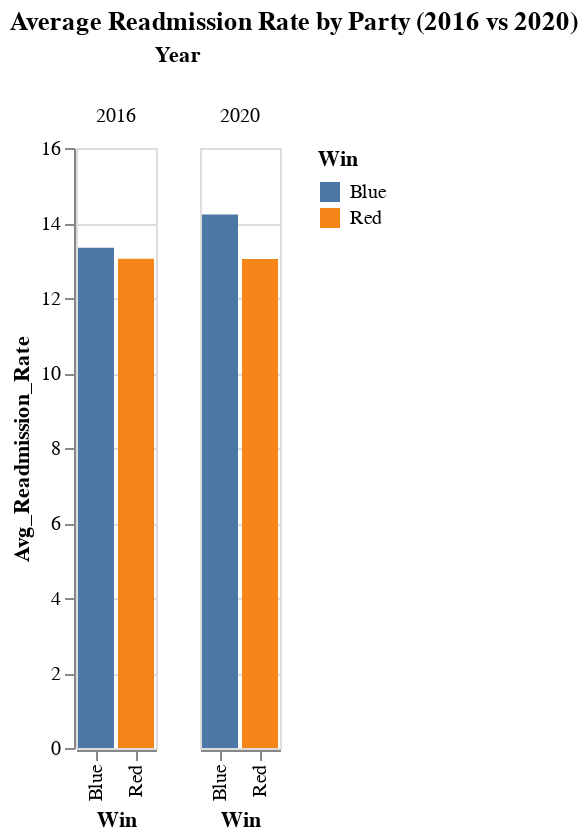

Here is the notebook cell this chart was saved with:
### Code cell
### --- RQ3: Average readmission by political leaning and year --- ###
query_Research_Question3 = """
SELECT
    e.Year,
    e.Win,
    ROUND(AVG(r."30_day_Readmission_Rate"), 2) AS Avg_Readmission_Rate
FROM elections e
JOIN readmissions r ON e.County = r.County AND e.Year = r.Year
GROUP BY e.Year, e.Win
ORDER BY e.Year, e.Win;
"""
rq3_df = pd.read_sql_query(query_Research_Question3, conn)

# Grouped bar chart
alt.Chart(rq3_df).mark_bar().encode(
    x='Win:N',
    y='Avg_Readmission_Rate:Q',
    color='Win:N',
    column='Year:N'
).properties(
    title='Average Readmission Rate by Party (2016 vs 2020)'
)

### Figure 1 — Vega-Lite specification as saved in the notebook (floating-point values rounded to 4 significant figures)
{"config": {"view": {"continuousWidth": 300, "continuousHeight": 300}}, "data": {"name": "data-17dbf138ded70ce1b6eb392c8c9c218d"}, "mark": {"type": "bar"}, "encoding": {"color": {"field": "Win", "type": "nominal"}, "column": {"field": "Year", "type": "nominal"}, "x": {"field": "Win", "type": "nominal"}, "y": {"field": "Avg_Readmission_Rate", "type": "quantitative"}}, "title": "Average Readmission Rate by Party (2016 vs 2020)", "$schema": "https://vega.github.io/schema/vega-lite/v5.20.1.json", "datasets": {"data-17dbf138ded70ce1b6eb392c8c9c218d": [{"Year": 2016, "Win": "Blue", "Avg_Readmission_Rate": 13.34}, {"Year": 2016, "Win": "Red", "Avg_Readmission_Rate": 13.05}, {"Year": 2020, "Win": "Blue", "Avg_Readmission_Rate": 14.23}, {"Year": 2020, "Win": "Red", "Avg_Readmission_Rate": 13.04}]}}
